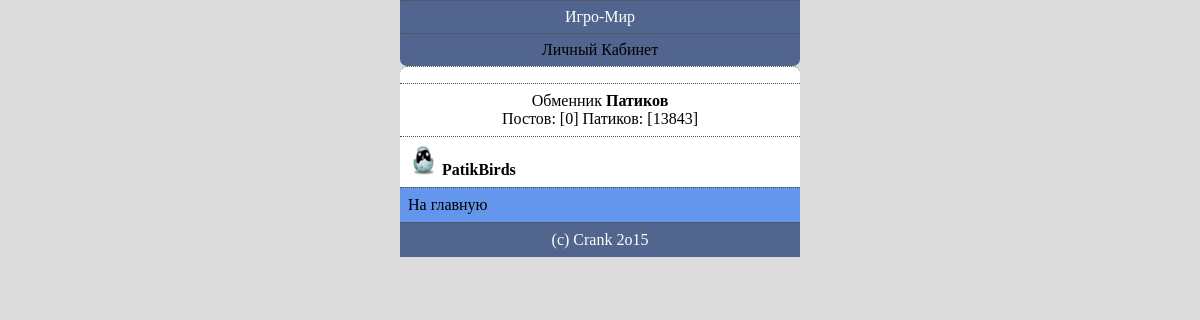
The app's page /PtCMSver03/igromir.php (signed in) with its own data.
### tables this page shows
CREATE TABLE `users` (
  `id` int(10) NOT NULL,
  `reff` varchar(200) DEFAULT 'http://ruslan41khaven.myjino.ru/#',
  `url1` varchar(200) DEFAULT 'http://androfile.at.ua/',
  `url2` varchar(200) DEFAULT NULL,
  `url3` varchar(200) DEFAULT NULL,
  `url4` varchar(200) DEFAULT NULL,
  `url5` varchar(200) DEFAULT NULL,
  `login` varchar(25) NOT NULL,
  `pass` varchar(35) NOT NULL,
  `email` varchar(35) NOT NULL,
  `name` varchar(15) DEFAULT '10',
  `famil` varchar(15) DEFAULT '3',
  `gorod` varchar(20) DEFAULT '---',
  `infos` varchar(200) DEFAULT 'Новичок',
  `interest` varchar(50) DEFAULT '---',
  `reit` int(11) NOT NULL DEFAULT '0',
  `ru` int(90) NOT NULL,
  `sng` int(90) NOT NULL,
  `strana` varchar(20) DEFAULT '---',
  `admin` int(11) NOT NULL DEFAULT '0',
  `pol` varchar(3) DEFAULT NULL,
  `xstatus` enum('1','2','3','4','5','6','7','8','9','10','11','12','13','14','15','16','17') NOT NULL DEFAULT '1',
  `status` varchar(100) DEFAULT ':(',
  `post` int(11) NOT NULL DEFAULT '0',
  `patik` int(11) NOT NULL DEFAULT '13843',
  `izgnali` int(11) NOT NULL DEFAULT '0',
  `time` int(11) NOT NULL,
  `berds` int(11) NOT NULL DEFAULT '0',
  `egg` text,
  `bablo` int(11) DEFAULT '0',
  `bans` int(10) DEFAULT '0',
  `avatar` text,
  `minimalka` int(11) NOT NULL DEFAULT '500'
);

CREATE TABLE `site` (
  `copyr` varchar(1024) DEFAULT NULL,
  `title` varchar(1024) DEFAULT NULL,
  `kosh` varchar(13) DEFAULT 'КОШ СОЗДАТЕЛЯ'
);

### PtCMSver03/include/bd.php (called while the page is built, shortened)
<?
$user = mysql_fetch_assoc(mysql_query("SELECT * FROM `users` WHERE `id` = '".$_SESSION['id']."' LIMIT 1"));
?>

### PtCMSver03/igromir.php (the view, shortened to what this page needs)
<?php
include_once ('config.php');
if(!empty($user)){
echo '<div class="head"><center>Игро-Мир</center></div>';
echo '<div class="kabi"><center><a href="kabik.php">Личный Кабинет</a></center></div>';
echo '<div class="meni"></div>';
echo '
<div class="menuxa"><center><a href="igromir.php?ii=dd"> Обменник <b>Патиков</b></a></center>
<center>Постов:  ['.$user['post'].']  Патиков:  ['.$user['patik'].']</center></div>';
echo '<div class="menuxa"><img src="img/ico/blueegg.png"  with="30" height="30" alt="*" /><a href="/birds/"> <b>PatikBirds</b></a></div>';
echo '<div class="test"><a href="index.php">На главную</a>
</div>';
}
include_once ('include/foot.php');
?>

### PtCMSver03/include/foot.php
<?
$ss = mysql_fetch_assoc(mysql_query("SELECT * FROM `site`"));
echo '<div class="foot"><center>'.$ss['copyr'].'</center></div>';
?>

### desing/css.css (style rules this page uses)
a { color: black; text-decoration: none; }
.menuxa { color: black; BACKGROUND: #fff; PADDING:8PX; BORDER-TOP:1PX DOTTED #4D4D4D; }
.meni { color: black; BACKGROUND: #fff; PADDING:8PX; BORDER-TOP:1PX DOTTED #4D4D4D; border-radius : 7px 7px 0px 0px; }
.test { color: #55BE52; BACKGROUND: CornflowerBlue; BORDER-TOP:1PX DOTTED #4D4D4D; PADDING: 8PX; }
.head { color: #fff; BACKGROUND: #002800 url(head.png) ; BORDER-TOP:1PX DOTTED #4D4D4D; PADDING: 7PX; }
.kabi { color: WhiteSmoke; BACKGROUND: #002800 url(head.png) ; BORDER-TOP:1PX DOTTED #4D4D4D; border-radius : 0 0 7px 7px; PADDING: 7PX; }
.foot { color: #fff; BACKGROUND: #002800 url(head.png) ; BORDER-TOP:1PX DOTTED #4D4D4D; PADDING: 8PX; }

### records on screen
users: post "0", patik "13843"
site: copyr "(c) Crank 2o15"
